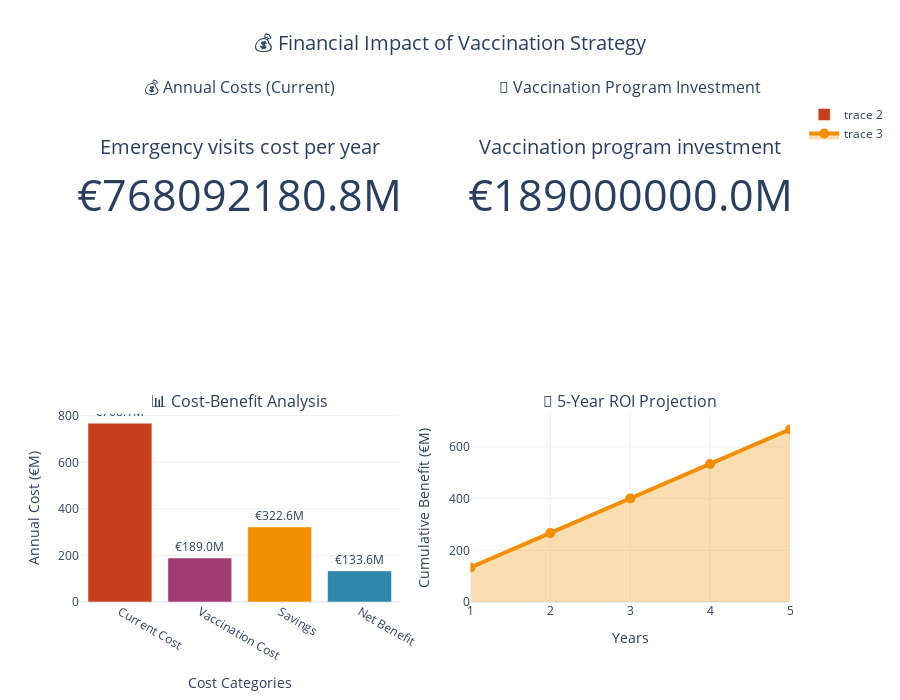

The cell this chart's notebook holds for it:
### Markdown cell above
---

## 💰 5. Financial Impact Analysis

**Business Question:** *What's the ROI of implementing this vaccination strategy?*

### Code cell
# Financial impact calculation
if df is not None and target_col:
    # Ensure color helper is available even if previous cell was skipped
    if 'hex_to_rgba' not in globals():
        def hex_to_rgba(hex_color, alpha=1.0):
            hex_color = str(hex_color).lstrip('#')
            if len(hex_color) != 6:
                raise ValueError('hex_color must be in the format #RRGGBB')
            r = int(hex_color[0:2], 16)
            g = int(hex_color[2:4], 16)
            b = int(hex_color[4:6], 16)
            return f'rgba({r},{g},{b},{float(alpha)})'

    # Business assumptions (conservative estimates)
    COST_PER_EMERGENCY_VISIT = 300  # EUR
    COST_PER_VACCINE = 15  # EUR
    VACCINE_EFFECTIVENESS = 0.6  # 60% reduction in flu cases
    VACCINATION_RATE_TARGET = 0.7  # 70% coverage target
    
    # Calculate current costs
    annual_emergency_visits = df.groupby(df['date'].dt.year)[target_col].sum()
    avg_annual_visits = annual_emergency_visits.mean()
    
    current_annual_cost = avg_annual_visits * COST_PER_EMERGENCY_VISIT
    
    # Calculate population estimate (rough)
    total_regions = df['region'].nunique()
    estimated_population_per_region = 1_000_000  # 1M per region (rough)
    total_population = total_regions * estimated_population_per_region
    
    # Calculate vaccination program costs and savings
    vaccines_needed = total_population * VACCINATION_RATE_TARGET
    vaccination_cost = vaccines_needed * COST_PER_VACCINE
    
    # Estimated visits prevented
    visits_prevented = avg_annual_visits * VACCINE_EFFECTIVENESS * VACCINATION_RATE_TARGET
    savings_from_prevention = visits_prevented * COST_PER_EMERGENCY_VISIT
    
    # Net benefit
    net_annual_benefit = savings_from_prevention - vaccination_cost
    roi_percentage = (net_annual_benefit / vaccination_cost) * 100
    
    # Create financial dashboard
    fig = make_subplots(
        rows=2, cols=2,
        subplot_titles=[
            "💰 Annual Costs (Current)", "💉 Vaccination Program Investment", 
            "📊 Cost-Benefit Analysis", "🎯 5-Year ROI Projection"
        ],
        specs=[[{"type": "indicator"}, {"type": "indicator"}],
               [{"type": "bar"}, {"type": "scatter"}]]
    )
    
    # Current costs
    fig.add_trace(go.Indicator(
        mode="number",
        value=current_annual_cost,
        title={"text": "Emergency visits cost per year"},
        number={'prefix': '€', 'suffix': 'M', 'valueformat': '.1f'},
        delta={'reference': 0}
    ), row=1, col=1)
    
    # Vaccination investment
    fig.add_trace(go.Indicator(
        mode="number",
        value=vaccination_cost,
        title={"text": "Vaccination program investment"},
        number={'prefix': '€', 'suffix': 'M', 'valueformat': '.1f'},
        delta={'reference': 0}
    ), row=1, col=2)
    
    # Cost-benefit comparison
    categories = ['Current Cost', 'Vaccination Cost', 'Savings', 'Net Benefit']
    values = [current_annual_cost/1e6, vaccination_cost/1e6, savings_from_prevention/1e6, net_annual_benefit/1e6]
    colors = [COLORS['warning'], COLORS['secondary'], COLORS['success'], COLORS['primary']]
    
    fig.add_trace(go.Bar(
        x=categories,
        y=values,
        marker_color=colors,
        text=[f'€{v:.1f}M' for v in values],
        textposition='outside'
    ), row=2, col=1)
    
    # 5-year projection
    years = list(range(1, 6))
    cumulative_benefit = [net_annual_benefit * year / 1e6 for year in years]
    
    fig.add_trace(go.Scatter(
        x=years,
        y=cumulative_benefit,
        mode='lines+markers',
        line=dict(color=COLORS['success'], width=4),
        marker=dict(size=10),
        fill='tozeroy',
        fillcolor=hex_to_rgba(COLORS['success'], 0.3)
    ), row=2, col=2)
    
    fig.update_layout(
        title={
            'text': "💰 Financial Impact of Vaccination Strategy",
            'x': 0.5,
            'font': {'size': 20}
        },
        height=700,
        template='plotly_white'
    )
    
    # Update specific subplot layouts
    fig.update_yaxes(title_text="Annual Cost (€M)", row=2, col=1)
    fig.update_yaxes(title_text="Cumulative Benefit (€M)", row=2, col=2)
    fig.update_xaxes(title_text="Cost Categories", row=2, col=1)
    fig.update_xaxes(title_text="Years", row=2, col=2)
    
    fig.write_html(VIZ_PATH / 'dashboard_financial_impact.html')
    fig.show()
    
    # Executive summary
    print("💰 FINANCIAL IMPACT SUMMARY")
    print("=" * 50)
    print(f"📊 Current annual emergency costs: €{current_annual_cost/1e6:.1f}M")
    print(f"💉 Vaccination program investment: €{vaccination_cost/1e6:.1f}M")
    print(f"💚 Annual savings potential: €{savings_from_prevention/1e6:.1f}M")
    print(f"🎯 Net annual benefit: €{net_annual_benefit/1e6:.1f}M")
    print(f"📈 Return on Investment: {roi_percentage:.0f}%")
    print()
    print("📋 KEY BUSINESS METRICS:")
    print(f"   • Payback period: {vaccination_cost/net_annual_benefit:.1f} years")
    print(f"   • 5-year total benefit: €{net_annual_benefit*5/1e6:.1f}M")
    print(f"   • Emergency visits prevented: {visits_prevented:,.0f} per year")
    print(f"   • Cost per visit prevented: €{vaccination_cost/visits_prevented:.0f}")
    print()
    print("✅ RECOMMENDATION: PROCEED WITH VACCINATION STRATEGY")
    print(f"   Strong ROI of {roi_percentage:.0f}% justifies immediate implementation")

else:
    print("⚠️ Cannot calculate financial impact - historical data not available")

### Figure 1 — Plotly figure (JSON) as saved in the notebook; plotly's stock layout.template omitted (floating-point values rounded to 4 significant figures)
{"data": [{"delta": {"reference": 0}, "domain": {"x": [0, 0.45], "y": [0.625, 1]}, "mode": "number", "number": {"prefix": "€", "suffix": "M", "valueformat": ".1f"}, "title": {"text": "Emergency visits cost per year"}, "type": "indicator", "value": 768100000.0}, {"delta": {"reference": 0}, "domain": {"x": [0.55, 1], "y": [0.625, 1]}, "mode": "number", "number": {"prefix": "€", "suffix": "M", "valueformat": ".1f"}, "title": {"text": "Vaccination program investment"}, "type": "indicator", "value": 189000000}, {"marker": {"color": ["#C73E1D", "#A23B72", "#F18F01", "#2E86AB"]}, "text": ["€768.1M", "€189.0M", "€322.6M", "€133.6M"], "textposition": "outside", "type": "bar", "x": ["Current Cost", "Vaccination Cost", "Savings", "Net Benefit"], "xaxis": "x", "y": [768.1, 189, 322.6, 133.6], "yaxis": "y"}, {"fill": "tozeroy", "fillcolor": "rgba(241,143,1,0.3)", "line": {"color": "#F18F01", "width": 4}, "marker": {"size": 10}, "mode": "lines+markers", "type": "scatter", "x": [1, 2, 3, 4, 5], "xaxis": "x2", "y": [133.6, 267.2, 400.8, 534.4, 668.0], "yaxis": "y2"}], "layout": {"annotations": [{"font": {"size": 16}, "showarrow": false, "text": "💰 Annual Costs (Current)", "x": 0.225, "xanchor": "center", "xref": "paper", "y": 1, "yanchor": "bottom", "yref": "paper"}, {"font": {"size": 16}, "showarrow": false, "text": "💉 Vaccination Program Investment", "x": 0.775, "xanchor": "center", "xref": "paper", "y": 1, "yanchor": "bottom", "yref": "paper"}, {"font": {"size": 16}, "showarrow": false, "text": "📊 Cost-Benefit Analysis", "x": 0.225, "xanchor": "center", "xref": "paper", "y": 0.375, "yanchor": "bottom", "yref": "paper"}, {"font": {"size": 16}, "showarrow": false, "text": "🎯 5-Year ROI Projection", "x": 0.775, "xanchor": "center", "xref": "paper", "y": 0.375, "yanchor": "bottom", "yref": "paper"}], "height": 700, "title": {"font": {"size": 20}, "text": "💰 Financial Impact of Vaccination Strategy", "x": 0.5}, "xaxis": {"anchor": "y", "domain": [0, 0.45], "title": {"text": "Cost Categories"}}, "xaxis2": {"anchor": "y2", "domain": [0.55, 1], "title": {"text": "Years"}}, "yaxis": {"anchor": "x", "domain": [0, 0.375], "title": {"text": "Annual Cost (€M)"}}, "yaxis2": {"anchor": "x2", "domain": [0, 0.375], "title": {"text": "Cumulative Benefit (€M)"}}}}
